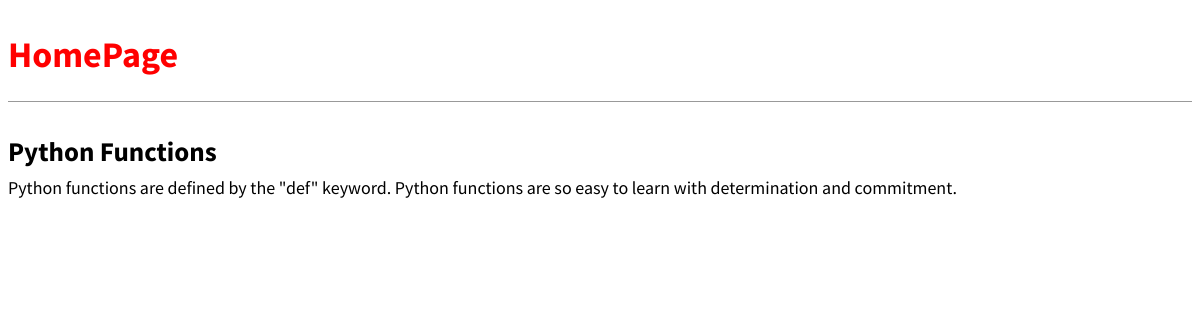
The app's page /post/1/ with its own data.
### blog/models.py (models this page shows, shortened)
class Post(models.Model):
    title = models.CharField(max_length=200)
    author = models.ForeignKey(
        'auth.User',
        on_delete=models.CASCADE,
    )
    body = models.TextField()

### blog/views.py (the view)
# urls.py: path('post/<int:pk>/', BlogDetailView.as_view(), name='post_detail'),
class BlogDetailView(DetailView):
    model = Post
    template_name = 'post_detail.html'

### templates/post_detail.html
{% extends 'base.html' %}
{% block content %}
    <div class="post-entry">
        <h2>{{ object.title }}</h2>
        <p>{{ object.body }}</p>
    </div>
{% endblock content %}

### static/css/base.css (style rules this page uses)
body { font-family: 'source sans pro', sans-serif; font-size: 18px; }
.post-entry h2 { margin: 0.5rem 0; }
.post-entry p { margin: 0; font-weight: 400; color: black; }

### records on screen
Post: title "Python Functions", body "Python functions are defined by the \"def\" keyword. Python functions are so easy to learn with determination and commitment."
